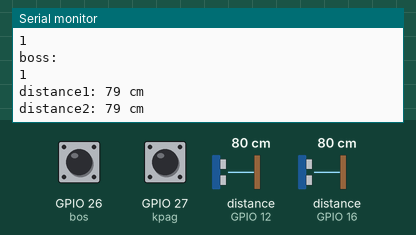
This sketch was run on a simulated ESP32. Shown: the last lines printed to the serial monitor. Wiring (inferred from the names in the program): 2 × ultrasonic range finder: trigger GPIO 14, echo GPIO 12 / trigger GPIO 17, echo GPIO 16. The inputs (shaded band) are chosen by the test bench; at power-on: distance to the obstacle (sensors on GPIO 12, GPIO 16) 80 cm, GPIO 26 (bos) HIGH, GPIO 27 (kpag) HIGH. The echo pulse lasts 58.3 µs per cm; WiFi joins after 1.5 s; servers stay silent unless stated.

Above: at 2.7 s.
2.8 s: distance to the obstacle (sensor on GPIO 12) set to 2 cm
At 3.4 s:
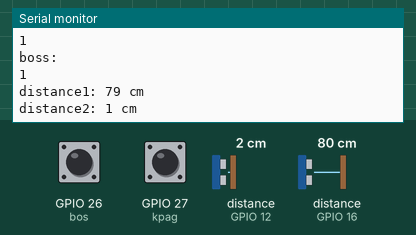
4.3 s: distance to the obstacle (sensor on GPIO 16) set to 2 cm
At 5.0 s:
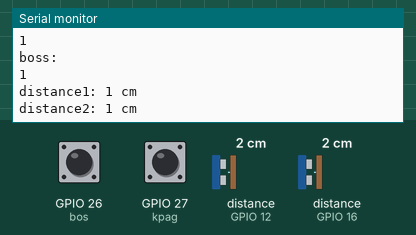
5.8 s: GPIO 26 (bos) pulled LOW for 0.6 s
7.9 s: distance to the obstacle (sensor on GPIO 12) set to 4 cm
At 8.5 s:
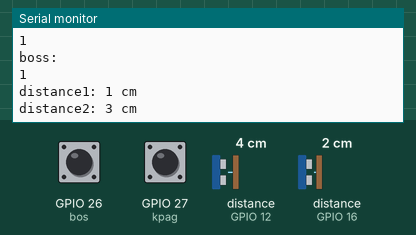
9.4 s: distance to the obstacle (sensor on GPIO 16) set to 4 cm
At 10.0 s:
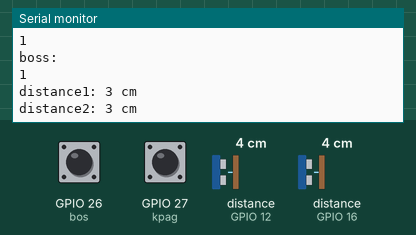
Timing chart, 0 to 11.9 s (numbered marks = the images above; inputs shaded):
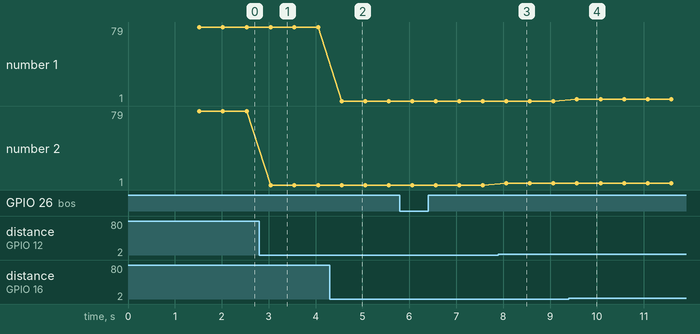

Measured:
- after the input at 2.8 s, the serial monitor: prints a new line after 0.24 s (image 1)
- after the input at 4.3 s, the serial monitor: prints a new line after 0.26 s (image 2)
- after the input at 7.9 s, the serial monitor: prints a new line after 0.17 s (image 3)
- after the input at 9.4 s, the serial monitor: prints a new line after 0.17 s (image 4)
- plotted number 2: 1 → 3 after the input at 7.9 s

The sketch:

Firebase_railway_monitor.ino
```cpp
#include <Arduino.h>
#include <WiFi.h>
#include <FirebaseESP32.h>
#include <addons/TokenHelper.h>
#include <addons/RTDBHelper.h>
//#include <Firebase_ESP_CLient.h>
#define WIFI_SSID "TimiNet"
#define WIFI_PASSWORD "987654321"
#define API_KEY "AIzaSyBhG-p3iRDPL1K5o7YRm96cG9t7SK_WVUo" //secret: rlBMa4ZMLq5hodKpfw6EPFMFSuDisXZVYFDDTcbi
#define DATABASE_URL "https://railway-monitor-default-rtdb.firebaseio.com"
String a, b;
FirebaseData fbdo;
FirebaseAuth auth;
FirebaseConfig config;
unsigned long sendDataPrevMillis = 0, railmillis=0;
#define echo1 16
#define trig1 17
#define echo2 12
#define trig2 14
int distance1, distance2, duration1, duration2, kpa, boss, kpag=27, bos=26;


void setup() {
  pinMode(kpag, INPUT_PULLUP);
  pinMode(bos, INPUT_PULLUP);
  pinMode(echo1, INPUT);
  pinMode(echo2, INPUT);
  pinMode(trig1, OUTPUT);
  pinMode(trig2, OUTPUT);
  Serial.begin(115200);
  WiFi.begin(WIFI_SSID, WIFI_PASSWORD);
  Serial.print("Connecting to Wi-Fi");
  while (WiFi.status() != WL_CONNECTED)
  {
    Serial.print(".");
    delay(300);
  }
  Serial.println();
  Serial.print("Connected with IP: ");
  Serial.println(WiFi.localIP());
  Serial.println();
  Serial.printf("Firebase Client v%s\n\n", FIREBASE_CLIENT_VERSION);
  config.api_key = API_KEY;
  config.database_url = DATABASE_URL;
 /* Assign the callback function for the long running token generation task */
  config.token_status_callback = tokenStatusCallback; // see addons/TokenHelper.h
    // Comment or pass false value when WiFi reconnection will control by your code or third party library e.g. WiFiManager
  Firebase.begin(DATABASE_URL, API_KEY);
  Firebase.setDoubleDigits(5);


}

void loop() {
  kpa=digitalRead(kpag);
  boss=digitalRead(bos);
  Serial.println("kpa: ");
  Serial.println(kpa);
  Serial.println("boss: ");
  Serial.println(boss);

    ultrasonic();
    if (distance1<=20 && kpa ==0 ) {
      a="Railway-is-occupied";
    }
    else if (distance1>20 && kpa ==0) {
      a="Railway-is-clear";
    }
        else if (distance1>20 && kpa ==1) {
      a="Railway-is-damaged";
    }
            else if (distance1<=20 && kpa ==1) {
      a="Blocked-and-damaged";
    }


    if (distance2<=20  && boss ==0) {
      b="Railway-is-occupied";
    }
    else if (distance2>20 && boss ==0) {
      b="Railway-is-clear";
    }
          else if (distance2>20 && boss ==1) {
      b="Railway-is-damaged";
    }
            else if (distance2<=20 && boss ==1) {
      b="Blocked-and-damaged";
    }


if (Firebase.ready() && (millis() - railmillis > 1000 || sendDataPrevMillis == 0)) {
    sendDataPrevMillis == 1;
    railmillis = millis();
    Firebase.setString(fbdo, "/locations/Kpakungu", a); Firebase.setString(fbdo, "/locations/Bosso", b);
    delay(200);
    // Serial.printf("Get int a: %s\n", Firebase.getInt (fbdo, "/sensor/weight") ? String(fbdo.to<int>()).c_str() : fbdo.errorReason().c_str());
    // weight=fbdo.to<int>();
    //Serial.printf("Get int b: %s\n", Firebase.getString (fbdo, "locations/kpakungu") ? String(fbdo.to<const char *>()).c_str() : fbdo.errorReason().c_str());
    String Kpakungu = fbdo.stringData();
    //Serial.printf("Get int b: %s\n", Firebase.getString (fbdo, "locations/Bosso") ? String(fbdo.to<const char *>()).c_str() : fbdo.errorReason().c_str());
    String Bosso = fbdo.stringData();
    // Serial.println();
    // Serial.print("Kpakungu state: "); Serial.print(Kpakungu); Serial.print("  Bosso state: "); Serial.print(Bosso);

  }


}

void ultrasonic(){
    digitalWrite(trig1, 0); delayMicroseconds(2); digitalWrite(trig1, 1); delayMicroseconds(10); digitalWrite(trig1, 0);
    digitalWrite(trig1, 0); delayMicroseconds(2);duration1=pulseIn(echo1, 1);
    distance1=duration1*0.034/2;
    digitalWrite(trig2, 1); delayMicroseconds(10); digitalWrite(trig2, 0); duration2=pulseIn(echo2, 1);
    distance2=duration2*0.034/2;
    Serial.print("distance1: "); Serial.print(distance1); Serial.println(" cm     ");
    Serial.print("distance2: "); Serial.print(distance2); Serial.println(" cm       ");
  }
```
